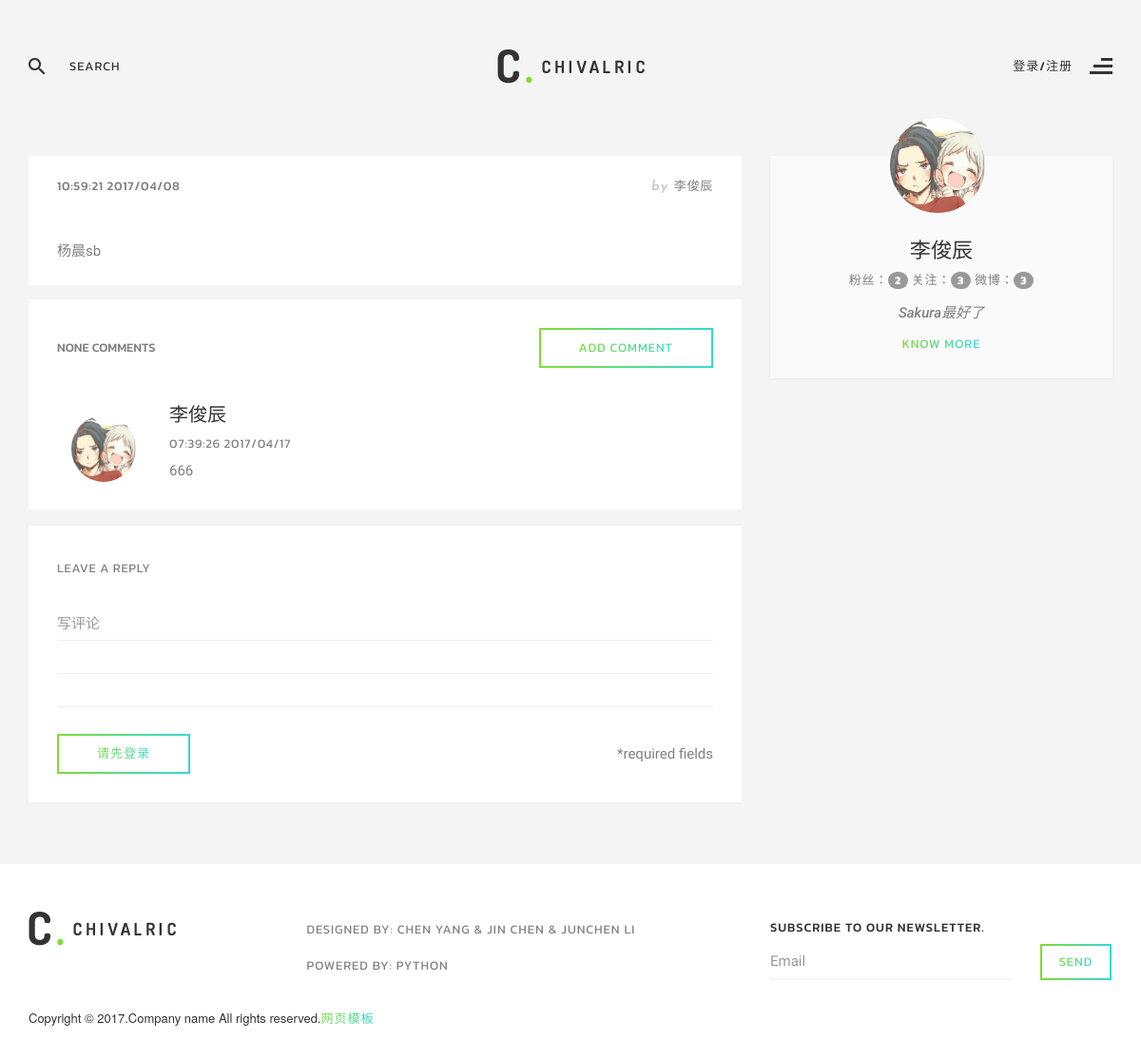
Page /content/1 on the earlier database version.
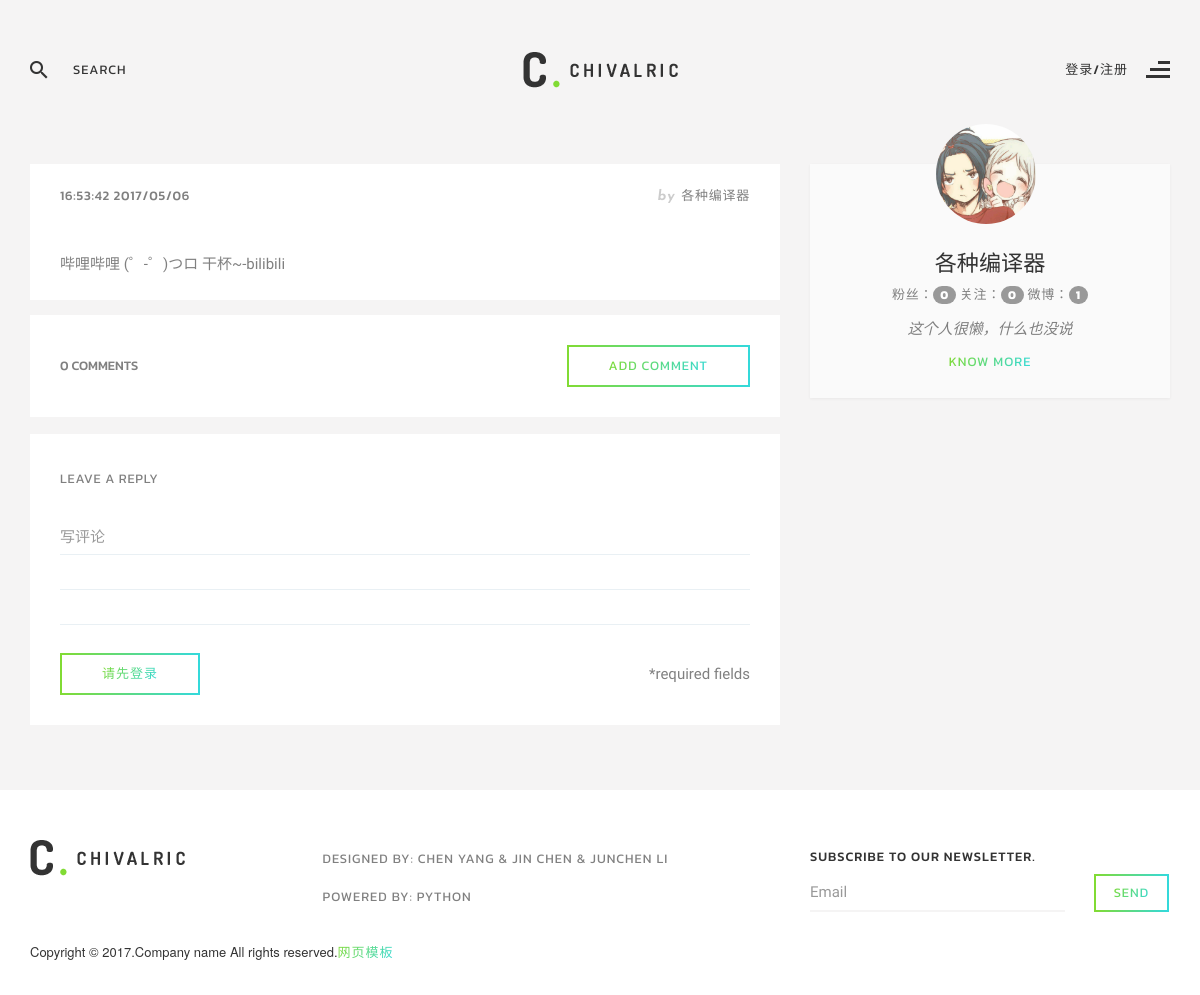
Same page on the later database version.
### weibo/models.py (models this page shows, shortened)
class Article(db.Model):
	__tablename__ = 'articles'
	id = db.Column(db.Integer, primary_key=True)
	content = db.Column(db.String(140), nullable=False)
	timestamp = db.Column(db.DateTime, default=datetime.utcnow, index=True)
	user_id = db.Column(db.Integer, db.ForeignKey('users.id'))
	comments = db.relationship('Comment', backref='article')
	comments_number = db.Column(db.Integer, default=0)

class User(UserMixin, db.Model):
	__tablename__ = 'users'
	id = db.Column(db.Integer, primary_key=True)
	email = db.Column(db.String(64), unique=True, index=True)
	username = db.Column(db.String(64), unique=True, index=True)
	password_hash = db.Column(db.String(128))
	image = db.Column(db.String(200), default='username.jpg')
	content = db.Column(db.String(200), default='这个人很懒，什么也没说')
	articles = db.relationship('Article', backref='user')
	comments = db.relationship('Comment', backref='user')
	followers = db.relationship('Follow', foreign_keys=[Follow.followed_id], backref=db.backref('followed', lazy='joined'), lazy='dynamic', cascade='all, delete-orphan')
	followeds = db.relationship('Follow', foreign_keys=[Follow.follower_id], backref=db.backref('follower', lazy='joined'), lazy='dynamic', cascade='all, delete-orphan')
	@property
	def password(self):
		raise AttributeError('password is not a readable attribute')

class Comment(db.Model):
	__tablename__ = 'comments'
	id = db.Column(db.Integer, primary_key=True)
	content = db.Column(db.String(200), nullable=False)
	timestamp = db.Column(db.DateTime, default=datetime.utcnow, index=True)
	user_id = db.Column(db.Integer, db.ForeignKey('users.id'))
	article_id = db.Column(db.Integer, db.ForeignKey('articles.id'))

### weibo/main/views.py (the view, shortened to what this page needs)
@main.route('/content/<article_id>', methods=['GET', 'POST'])
def content(article_id):
	loginform = LoginForm()
	registerform = RegisterForm()
	commentform = CommentForm()
	article = Article.query.filter_by(id=article_id).first()
	n = article.id
	comments =Comment.query.filter_by(article_id=article_id)
	total = Article.query.filter_by(user_id=article.user.id).count()
	return render_template('content.html', article=article, total=total, comments=comments, loginform=loginform, registerform=registerform, commentform=commentform)

### weibo/main/forms.py (shortened to what this page needs)
class LoginForm(Form):
	email = StringField('邮箱：', validators=[Required(), Length(1, 64), Email()])
	password = PasswordField('密码：', validators=[Required()])
	remember_me = BooleanField('记住我')
	submit = SubmitField('登录')

class RegisterForm(Form):
	email = StringField('邮箱：', validators=[Required(), Length(1, 64), Email()])
	username = StringField('用户名：', validators=[
		Required(), Length(1, 64)
		])
	password =PasswordField('密码：', validators=[Required()])
	password2 = PasswordField('重复密码：', validators=[Required(), EqualTo('password', message='两次密码应一致')])
	submit = SubmitField('注册')

### weibo/templates/content.html (shortened to what this page needs)
﻿<!DOCTYPE html>
<html lang="en">
<head>
    <link rel="stylesheet" href="../static/css/bootstrap.min.css">
    <link rel="stylesheet" href="../static/css/font-awesome.min.css">
    <link rel="stylesheet" href="../static/vendors/owl-carousel/assets/owl.carousel.css">
    <link rel="stylesheet" href="../static/vendors/magnific-popup/magnific-popup.css">
    <link rel="stylesheet" href="../static/vendors/flexslider/flexslider.css">
    <link href="../static/bootstrap3/css/bootstrap.css" rel="stylesheet" />
    <link href="../static/css/login-register.css" rel="stylesheet" />
    <link rel="stylesheet" href="http://netdna.bootstrapcdn.com/font-awesome/4.0.3/css/font-awesome.css">
    <link href="../static/css/style.css" rel="stylesheet">
    <link href="../static/css/theme/green.css" rel="stylesheet">
</head>
<body class="home">
    <header class="row transparent white header1" data-spy="affix" data-offset-top="0" id="header">
        <div class="container">
            <div class="row top-header">
                <div class="col-sm-4 search-form-col">
                    <form action="#" method="get" class="search-form">
                        <div class="input-group">
                            <span class="input-group-addon"><img src="../static/images/search-icon-dark.png" alt=""></span>
                            <input type="search" class="form-control" placeholder="search">
                        </div>
                    </form>
                </div>
                <div class="col-sm-4 logo-col text-center">
                    <a href="/"><img src="../static/images/logo-black-green.png" alt=""></a>
                </div>
                <div class="col-sm-4 menu-trigger-col text-right">
                    <button class="menu-trigger black pull-right">
                    {% if current_user.is_authenticated %}
                    <span class="active-page">more</span>
                    {% else %}
                    <span class="active-page">登录/注册</span>
                    {% endif %}
                    <img src="../static/images/menu-align-dark.png" alt="" class="icon-burger">
                </button>
                </div>
            </div>
        </div>
    </header>
    <section class="row content-wrap">
        <div class="container">
        <h2 class="page-title text-center">&nbsp;</h2>
            <div class="row">
                <div class="col-md-8 single-post-contents">
                    <article class="single-post-content row m0 post">
                        <header class="row">
                            <h5 class="post-meta">
                                <a href="#" class="date" style="float: left;">{{ moment(article.timestamp).format('HH:mm:ss YYYY/MM/DD') }}</a>
                                <span class="post-author"><i>by</i><a href="/{{ article.user.username }}">{{ article.user.username }}</a></span>
                            </h5>
                        </header>
                        <div class="post-content row">
                            <p style="width: 100%; word-wrap: break-word;" class="personal-font-p">{{ article.content }}</p>
                        </div>
                    </article>
                    <article class="single-post-content row m0 post">
                        <div class="row m0 comments">
                            <h5 class="response-count">{{ article.comments_number }} comments<a href="#comment-form" class="btn btn-primary pull-right"><span>add comment</span></a></h5>
                            {% for comment in comments %}
                            <div class="media comment">
                                <div class="media-left">
                                    <a href="/{{ comment.user.username }}"><img src="../static/images/touxiang/{{ comment.user.image }}" alt="" class="img-circle" width="70" height="70"></a>
                                </div>
                                <div class="media-body">
                                    <h4><a href="/{{ comment.user.username }}">{{ comment.user.username }}</a></h4>
                                    <h5><a href="#" class="date">{{ moment(comment.timestamp).format('HH:mm:ss YYYY/MM/DD') }}</a></h5>
                                    <p style="width: 100%; word-wrap: break-word;" class="personal-font-p">{{ comment.content }}</p>
                                </div>
                            </div>
                            {% endfor %}
                        </div>
                    </article>
                    <article class="single-post-content row m0 post">
                        <form action="/content/{{ article.id }}" method="post" class="comment-form row" id="comment-form">
                            <h5 class="form-title">leave a reply</h5>
                            <div class="form-group col-sm-12">
                                {{ commentform.content(id="message", class="form-control", placeholder="写评论", required='required') }}
                            </div>
                            <div class="col-sm-12">
                                {% if current_user.is_authenticated %}
                                {{ commentform.submit(class='btn-primary', style='color: gray') }}
                                {% else %}
                                <button type="submit" class="btn-primary" data-toggle="modal" href="javascript:void(0)" onclick="openLoginModal();"><span>请先登录</span></button>
                                {% endif %}
                                <h5 class="pull-right">*required fields</h5>
                            </div>
                        </form>
                    </article>
                </div>
                <div class="col-md-4 sidebar">
                    <aside class="row m0 widget-author widget">
                        <div class="widget-author-inner row">
                            <div class="author-avatar row">
                                <a href="/{{ article.user.username }}"><img src="../static/images/touxiang/{{ article.user.image }}" alt="" class="img-circle" width="100" height="100"></a>
                            </div>
                            <a href="/{{ article.user.username }}">
                                <h2 class="author-name">{{ article.user.username }}</h2>
                            </a>
                            <div class="author-title">
                                粉丝：<span class="badge">{{ article.user.followers.count() }}</span>
                                关注：<span class="badge">{{ article.user.followeds.count() }}</span>
                                微博：<span class="badge">{{ total }}</span>
                            </div>
                            <p class="text-center">{{ article.user.content }}</p>
                            <a href="/{{ article.user.username }}" class="know-more">know more</a>
                        </div>
                    </aside>
                </div>
            </div>
        </div>
    </section>
    <footer class="row" id="footer">
        <div class="container">
            <div class="row top-footer">
                <div class="widget col-sm-3 widget-about">
                    <div class="row m0">
                        <a href="/"><img src="../static/images/logo-black-green.png" alt=""></a>
                    </div>
                </div>
                <div class="widget col-sm-5 widget-menu">
                    <div class="row">
                        <ul class="nav column-menu white-bg">
                            <li><a>Designed by: Chen Yang & jin chen & junchen li</a></li>
                            <li><a>Powered by: Python</a></li>
                        </ul>
                    </div>
                </div>
                <div class="widget col-sm-4 widget-subscribe">
                    <h5 class="widget-title">subscribe to our newsletter.</h5>
                    <form action="#" method="post" class="form-inline subscribe-form">
                        <div class="form-group">
                            <input type="email" class="form-control" placeholder="Email">
                        </div>
                        <button type="submit" class="btn btn-primary btn-sm"><span>send</span></button>
                    </form>
                </div>
            </div>
            <h5 class="copyright">Copyright &copy; 2017.Company name All rights reserved.<a target="_blank" href="http://sc.chinaz.com/moban/">&#x7F51;&#x9875;&#x6A21;&#x677F;</a></h5>
        </div>
    </footer>
</body>
</html>

### weibo/static/css/theme/green.css (style rules this page uses)
.btn-primary { border-left-color: #81db34; border-right-color: #34d9da; background-image: -webkit-linear-gradient(left, #81db34 0%, #34d9da 100%), -webkit-linear-gradient(left, #81db34 0%, #34d9da 100%); background-image: -moz-linear-gradient(left, #81db34 0%, #34d9da 100%), -moz-linear-gradient(left, #81db34 0%, #34d9da 100%); background-image: -o-linear-gradient(left, #81db34 0%, #34d9da 100%), -o-linear-gradient(left, #81db34 0%, #34d9da 100%); background-image: linear-gradient(to right, #81db34 0%, #34d9da 100%), linear-gradient(to right, #81db34 0%, #34d9da 100%); }
.btn-primary span { background: -webkit-linear-gradient(330deg, #81db34 0%, #34d9da 100%); -webkit-background-clip: text; -webkit-text-fill-color: transparent; color: #34d9da; }
.copyright a { background: -webkit-linear-gradient(330deg, #81db34 0%, #34d9da 100%); -webkit-background-clip: text; -webkit-text-fill-color: transparent; color: #34d9da; }
.widget-author .know-more { background: -webkit-linear-gradient(330deg, #81db34 0%, #34d9da 100%); -webkit-background-clip: text; -webkit-text-fill-color: transparent; color: #34d9da; }

Differences in the rows shown:
removed Comment: user.image (picture), user.username "李俊辰", timestamp "07:39:26 2017/04/17", content "666"
changed Article: timestamp "10:59:21 2017/04/08" → "16:53:42 2017/05/06"; content "杨晨sb" → "哔哩哔哩 (゜-゜)つロ 干杯~-bilibili"; comments_number "NONE" → "0"
changed User: user.username "李俊辰" → "各种编译器"; user.content "Sakura最好了" → "这个人很懒，什么也没说"
Other differences:
{{ article.user.followers.count() }}: "2" → "0"
{{ article.user.followeds.count() }}: "3" → "0"
{{ total }}: "3" → "1"
